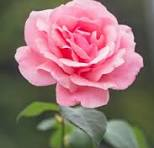
#> input picture computervision-basis/Images/download.jpeg, 154 x 148 px, found by its file name
$ python Sampling.py
#> lines starting #> are read from the running program, lines starting #| are printed output that depends on the picture
# [50 lines of commented-out code are left out]


import cv2
from matplotlib import pyplot as plt
from PIL import Image

# Read image using OpenCV
image_cv = cv2.imread('./download.jpeg')
#> image_cv is the input picture: shape (148, 154, 3); mean B, G, R 112.7, 114, 149.7

# Resize image using OpenCV
resized_image = cv2.resize(image_cv, (800, 600))
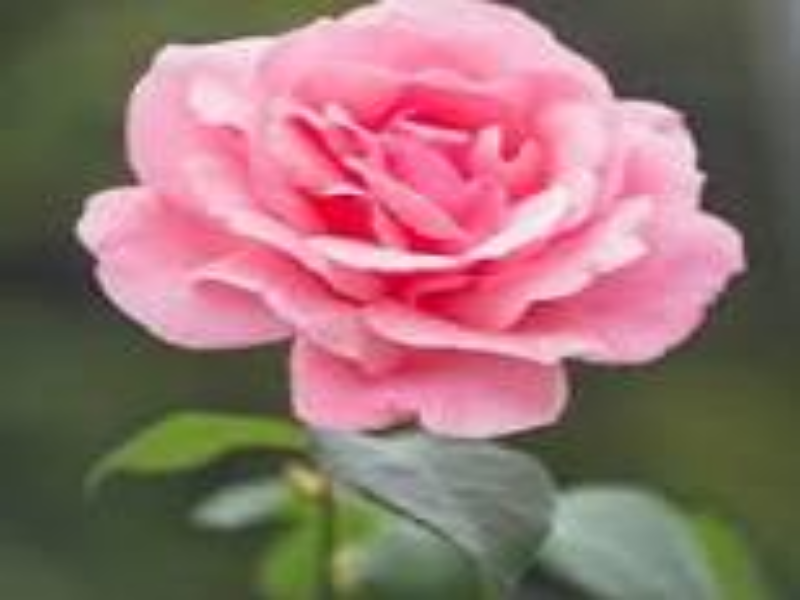
#> resized_image: shape (600, 800, 3); mean B, G, R 112.6, 113.9, 149.5

# Plot resized image using OpenCV
plt.figure()

plt.subplot(1, 2, 1)
plt.imshow(cv2.cvtColor(resized_image, cv2.COLOR_BGR2RGB))
plt.title("Resized image (OpenCV)")

# Read and resize image using PIL
image_pil = Image.open('./download.jpeg')
image_pil_resized = image_pil.resize((800, 600))

# Plot original and resized image using PIL
plt.subplot(1, 2, 2)
plt.imshow(image_pil_resized)
plt.title("Resized image (PIL)")

plt.show()
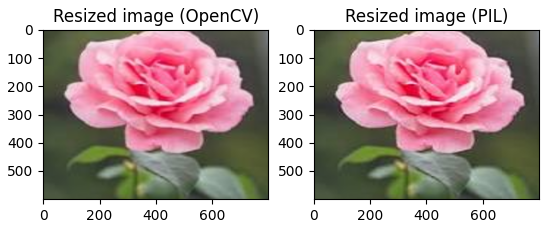
#> figure drawn by matplotlib, 2 panels
